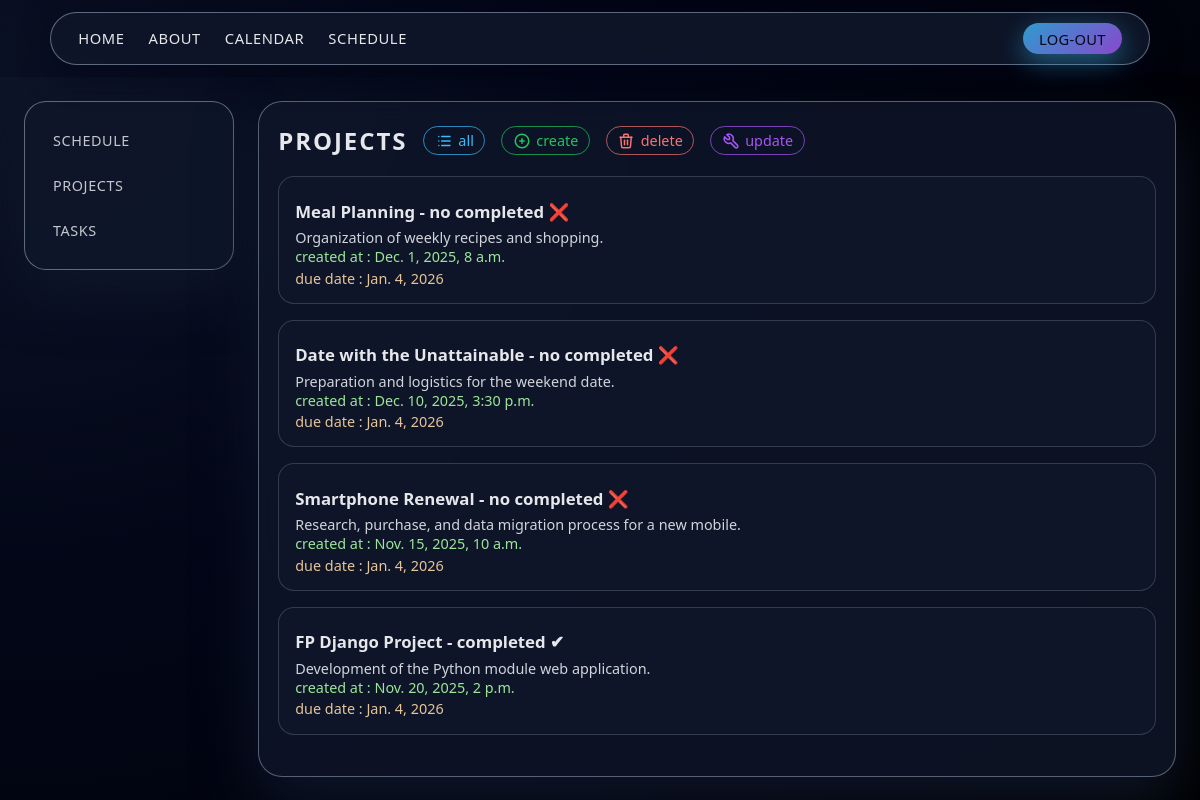
The app's page /schedule/projects/ (signed in) with its own data.
### myapp/models/projects.py (models this page shows)
class Project(models.Model):
    title = models.CharField(max_length=200)
    description = models.TextField()
    done = models.BooleanField(default=False)
    created_at = models.DateTimeField(auto_now_add=True)
    date = models.DateField(default=timezone.now)
    updated_at = models.DateTimeField(auto_now=True)
    profile = models.ForeignKey(Profile, on_delete=models.CASCADE)
    def __str__(self):
        return self.title

### myapp/views/projects.py (the view)
# urls.py: path('schedule/projects/',views.projects, name="project"),
def projects(request):
    description = "Apartado donde el usuario puede ver las Proyectos que tiene."
    og_title="Projects"
    og_description="Apartado donde el usuario puede ver las Proyectos que tiene."
    og_url=request.build_absolute_uri()
    og_image="https://schedulepy.nicowooow.site/static/images/logo.svg"
    if request.user.is_authenticated:
        try:
            profile = Profile.objects.get(user=request.user)
        except Profile.DoesNotExist:
            profile = None
    else:
        try:
            profile = Profile.objects.get(id=1)
        except Profile.DoesNotExist:
            profile = None
    if profile is not None:
        projects = Project.objects.filter(profile=profile)
    else:
        projects = Project.objects.none()
    print(projects)
    return render(request,'projects/projects.html',{
        "page_css": ["css/schedule-projects-tasks.css", "css/forms.css", "css/schedule.css"],
        "projects":projects,
        "og_title":og_title,
        "description":description,
        "og_description":og_description,
        "og_url":og_url,
        "og_image":og_image,
        })

### myapp/templates/projects/projects.html (shortened to what this page needs)
{% extends 'layouts/header.html' %}
{% load static %}
{% block extra_css %}
  {% if page_css %}
    {% for css in page_css %}
      <link rel="stylesheet" href="{% static css %}">
    {% endfor %}
  {% endif %}
{% endblock %}
{% block content %}
<main>
  <aside class='menu_schedule'>
    <ul>
      <li><a href="{% url 'schedule' %}">Schedule</a></li>
      <li><a href="{% url 'project' %}">Projects</a></li>
      <li><a href="{% url 'task' %}">Tasks</a></li>
    </ul>
  </aside>
  <section class='content'>
    <section>
      <h1>Projects</h1>
      <a href="{% url 'project' %}">
         <p>all</p>
      </a>
      <a href="{% url 'create_project' %}">
        <p>create</p>
      </a>
      <a href="{% url 'delete_project' %}">
        <p>delete</p>
      </a>
      <a href="{% url 'update_project' %}">
        <p>update</p>
      </a>
    </section>
    <section>
      {% block vista %}
        {% for project in projects %}
          <div class="project-card">
            <div class="project-header">
              <h1>
                {{ project.title }} -
                {% if not project.done %}no completed ❌
                {% else %}completed ✔
                {% endif %}
              </h1>
              <p>{{ project.description }}</p>
              <p class="date">created at : {{ project.created_at }}</p>
              <p class="due_date">due date : {{ project.date }}</p>
            </div>
          </div>
        {% endfor %}
      {% endblock %}
    </section>
  </section>
</main>
{% endblock %}

### myapp/static/css/base.css (style rules this page uses)
:root { --color-bg-body: radial-gradient(circle at top left, #0f172a 0, #020617 40%, #000 100%); --color-text-main: #e5e7eb; --color-text-muted: #9ca3af; --color-text-soft: #d1d5db; --color-accent-blue: #38bdf8; --color-accent-purple: #a855f7; --color-accent-green: #22c55e; --color-accent-red: #f97373; --color-card-border: rgba(55, 65, 81, 0.9); --color-card-bg: rgba(15, 23, 42, 0.95); --color-glass-bg: rgba(15, 23, 42, 0.82); --color-glass-border: rgba(148, 163, 184, 0.55); --font-main: system-ui, -apple-system, BlinkMacSystemFont, "Segoe UI", sans-serif; --radius-pill: 999px; --radius-card-lg: 24px; --radius-card-md: 20px; --radius-card-sm: 16px; --radius-input: 12px; --shadow-strong: 0 24px 60px rgba(15, 23, 42, 0.95); --shadow-card: 0 14px 35px rgba(56, 189, 248, 0.7); --shadow-blue-soft: 0 14px 35px rgba(37, 99, 235, 0.5); --space-xs: 0.25rem; --space-sm: 0.5rem; --space-md: 0.75rem; --space-lg: 1rem; --space-xl: 1.5rem; --input-bg: rgba(15, 23, 42, 0.85); --input-border: rgba(148, 163, 184, 0.6); --input-focus-shadow: 0 0 0 1px rgba(56, 189, 248, 0.45), 0 0 20px rgba(56, 189, 248, 0.25); --button-gradient: linear-gradient(135deg, var(--color-accent-blue), var(--color-accent-purple)); --color-glass-bg-strong: rgba(15, 23, 42, 0.9); --color-glass-border-strong: rgba(148, 163, 184, 0.6); --shadow-sidebar: 0 22px 55px rgba(15, 23, 42, 0.9), 0 0 0 1px rgba(15, 23, 42, 0.9) inset; --shadow-blue-card: 0 14px 35px rgba(37, 99, 235, 0.5); --color-toggle-border: rgba(148, 163, 184, 0.7); --color-toggle-bg: rgba(15, 23, 42, 0.9); --color-toggle-hover-bg: rgba(37, 99, 235, 0.35); --color-error-text: #f97373; }
* { box-sizing: border-box; margin: 0; padding: 0; }
body { min-height: 100vh; font-family: var(--font-main); background: var(--color-bg-body); color: var(--color-text-main); }

### myapp/static/css/schedule-projects-tasks.css (style rules this page uses)
.content > section:first-of-type { display: flex; align-items: center; gap: 1rem; margin-bottom: 1.2rem; }
.content > section:first-of-type h1 { font-size: 1.5rem; margin: 0; letter-spacing: 0.08em; text-transform: uppercase; }
.content > section:first-of-type a { display: inline-flex; align-items: center; gap: 0.35rem; text-decoration: none; padding: 0.25rem 0.65rem; border-radius: var(--radius-pill); font-size: 0.9rem; transition: background 0.18s ease, color 0.18s ease, transform 0.1s ease, box-shadow 0.18s ease; }
.content > section:first-of-type a p { margin: 0; }
.content > section:first-of-type a svg { width: 18px; height: 18px; }
.content > section:first-of-type a:nth-of-type(1) { color: var(--color-accent-blue); border: 1px solid rgba(56, 189, 248, 0.7); }
.content > section:first-of-type a:nth-of-type(2) { color: var(--color-accent-green); border: 1px solid rgba(34, 197, 94, 0.7); }
.content > section:first-of-type a:nth-of-type(3) { color: var(--color-accent-red); border: 1px solid rgba(248, 113, 113, 0.7); }
.content > section:first-of-type a:nth-of-type(4) { color: var(--color-accent-purple); border: 1px solid rgba(168, 85, 247, 0.7); }
.content > section:last-of-type { margin-top: 0.5rem; }
.content > section:last-of-type > div { margin-bottom: 1rem; padding: 0.9rem 1rem; border-radius: var(--radius-card-sm); background: var(--color-card-bg); border: 1px solid var(--color-card-border); }
.content > section:last-of-type > div h1 { font-size: 1.05rem; margin-bottom: 0.35rem; }
.content > section:last-of-type > div p { font-size: 0.9rem; color: var(--color-text-soft); }
.date { font-size: 0.85rem; margin-bottom: 0.15rem; color: #acfca5 !important; opacity: 0.9; }
.due_date { font-size: 0.85rem; margin-bottom: 0.05rem; color: #fcd8a5 !important; opacity: 0.9; }

### myapp/static/css/forms.css (style rules this page uses)
main h1, section h1 { font-size: 1.4rem; margin-top: 0.5rem; margin-bottom: 0.4rem; }

### records on screen
Project: title "Meal Planning", done "no completed ❌", description "Organization of weekly recipes and shopping.", created_at "Dec. 1, 2025, 8 a.m.", date "Jan. 4, 2026"
Project: title "Date with the Unattainable", done "no completed ❌", description "Preparation and logistics for the weekend date.", created_at "Dec. 10, 2025, 3:30 p.m.", date "Jan. 4, 2026"
Project: title "Smartphone Renewal", done "no completed ❌", description "Research, purchase, and data migration process for a new mobile.", created_at "Nov. 15, 2025, 10 a.m.", date "Jan. 4, 2026"
Project: title "FP Django Project", done "completed ✔", description "Development of the Python module web application.", created_at "Nov. 20, 2025, 2 p.m.", date "Jan. 4, 2026"
